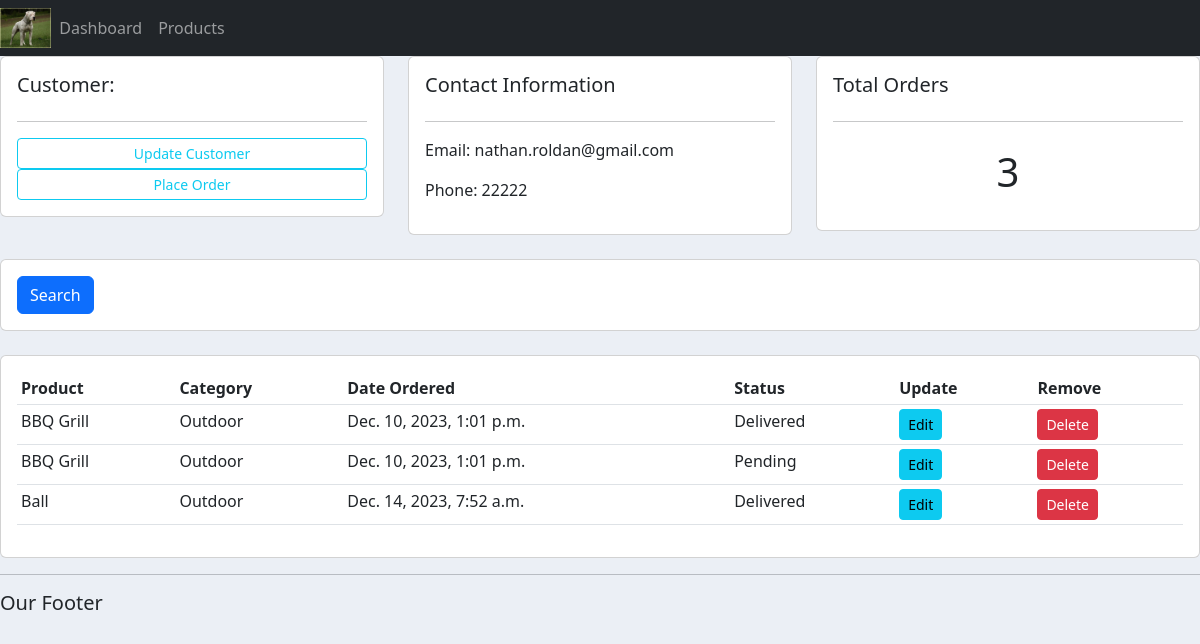
The app's page /customer/1/, older data.
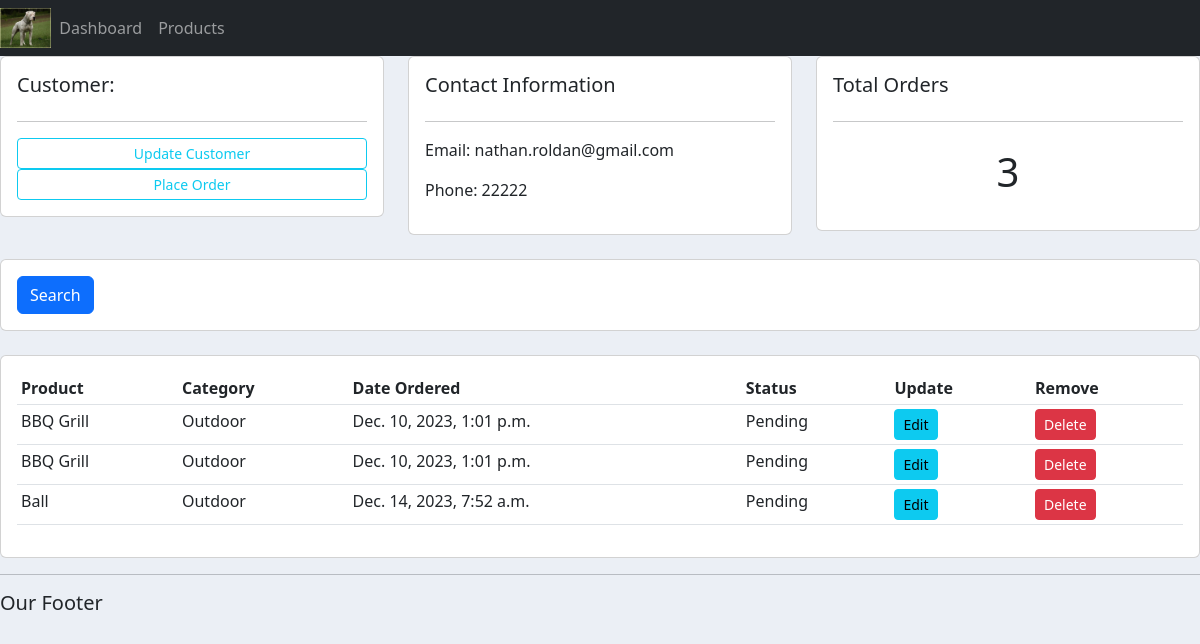
The same page, newer data.
### accounts/models.py (models this page shows, shortened)
class Order(models.Model):
    STATUS = (
                ('Pending', 'Pending'),
                ('Out for delivery', 'Out for delivery'),
                ('Delivered', 'Delivered')
    )
    customer = models.ForeignKey(Customer, null=True, on_delete=models.SET_NULL)
    product = models.ForeignKey(Product, null=True, on_delete=models.SET_NULL)
    date_created = models.DateTimeField(auto_now_add=True)
    status = models.CharField(max_length=50, null=True, choices=STATUS)

class Product(models.Model):
    CATEGORY = (
                    ('Indoor', 'Indoor'),
                    ('Outdoor', 'Outdoor'),
    )
    name = models.CharField(max_length=50, null=True)
    price = models.FloatField(null=True)
    category = models.CharField(max_length=200, null=True, choices=CATEGORY)
    description = models.CharField(max_length=200, null=True, blank=True)
    date_created = models.DateTimeField(auto_now_add=True)
    tags = models.ManyToManyField(Tag)
    def __str__(self):
        return self.name

### accounts/views.py (the view)
# urls.py: path('customer/<str:pk>/', views.customer, name='customer'),
def customer(request, pk):
    customer = Customer.objects.get(id=pk) #to get the specific Customer via Primar Key (pk)
    total_order = customer.order_set.all().count()
    orders = customer.order_set.all()
    context = {'customer' : customer,
               'total_order' : total_order,
               'orders' : orders,
               }
    return render(request, 'accounts/customer.html', context)

### accounts/templates/accounts/customer.html (shortened to what this page needs)
{% extends 'accounts/main.html' %}
{% block content %}
<div class="row">
    <div class="col-md">
        <div class="card card-body">
            <h5>Customer:</h5>
            <hr>
            <a class="btn btn-outline-info  btn-sm btn-block" href="">Update Customer</a>
            <a class="btn btn-outline-info  btn-sm btn-block" href="#">Place Order</a>
        </div>
    </div>
    <div class="col-md">
        <div class="card card-body">
            <h5>Contact Information</h5>
            <hr>
            <p>Email: {{customer.email}} </p>
            <p>Phone: {{customer.phone}}</p>
        </div>
    </div>
    <div class="col-md">
        <div class="card card-body">
            <h5>Total Orders</h5>
            <hr>
            <h1 style="text-align: center;padding: 10px">{{total_order}}</h1>
        </div>
    </div>
</div>
<br>
<div class="row">
    <div class="col">
        <div class="card card-body">
            <form method="get">
                <button class="btn btn-primary" type="submit">Search</button>
            </form>
        </div>
    </div>
</div>
<br>
<div class="row">
    <div class="col-md">
        <div class="card card-body">
            <table class="table table-sm">
                <tr>
                    <th>Product</th>
                    <th>Category</th>
                    <th>Date Ordered</th>
                    <th>Status</th>
                    <th>Update</th>
                    <th>Remove</th>
                </tr>
                {% for order in orders  %}
                <tr>
                    <td>{{order.product}}</td>
                    <td>{{order.product.category}}</td>
                    <td>{{order.date_created}}</td>
                    <td>{{order.status}}</td>
                    <td><a href="{% url 'update_order' order.id %}" class="btn btn-sm btn-info">Edit</a></td>
                    <td><a href="{% url 'delete_order' order.id %}" class="btn btn-sm btn-danger">Delete</a></td>
                </tr>
                {% endfor %}
            </table>
        </div>
    </div>
</div>
{% endblock  %}

Row changes from the older to the newer data that the page shows:
changed Order (number 1 of 3 on the later page): status "Delivered" → "Pending"
changed Order "Dec. 14, 2023, 7:52 a.m.": status "Delivered" → "Pending"
